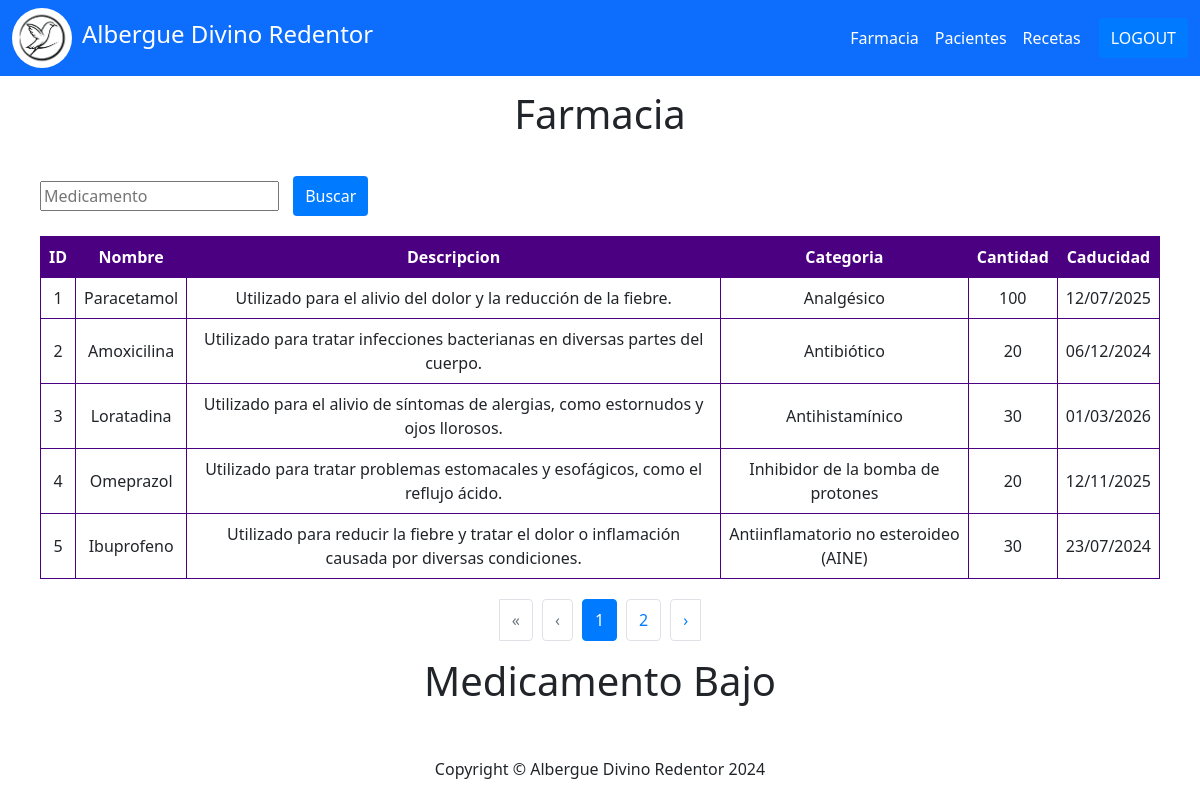
Page /farmacia/ (signed in) on the earlier database version.
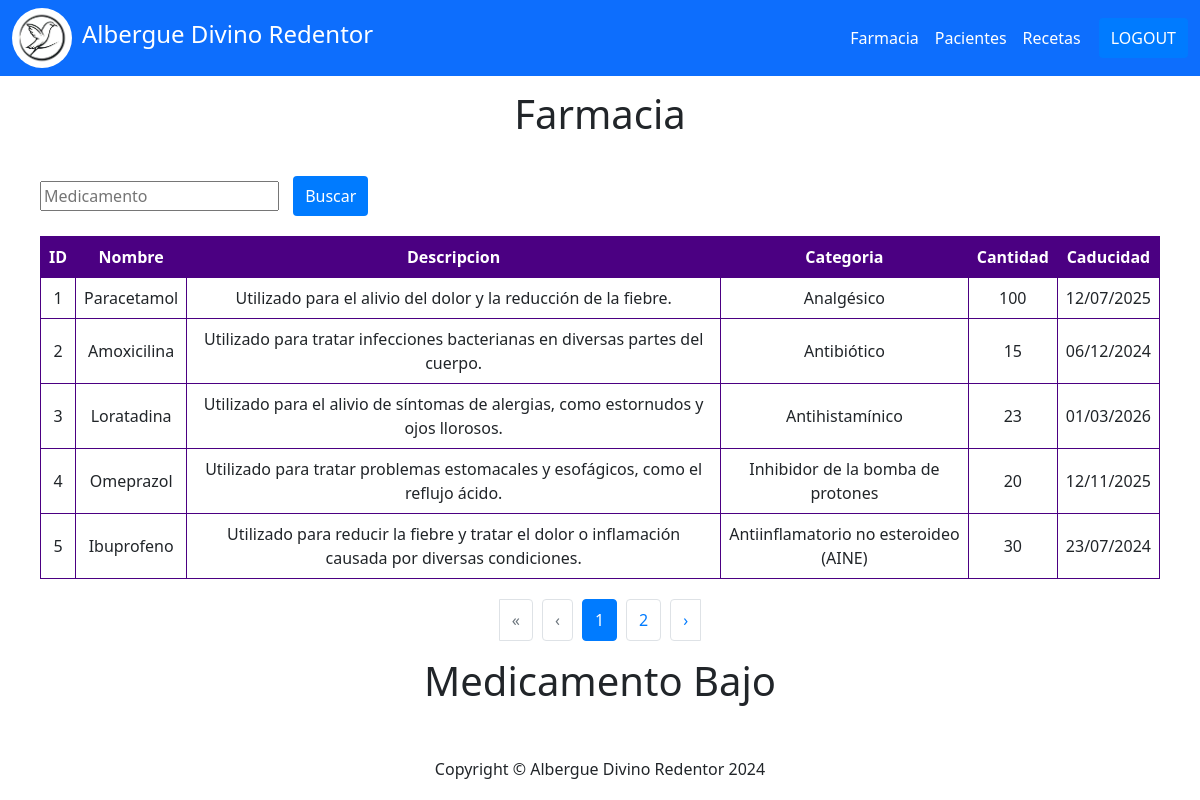
Same page on the later database version.
### farmacia/models.py (models this page shows, shortened)
class Medicamentos(models.Model):
    id = models.AutoField(primary_key = True)
    nombreMed = models.TextField(verbose_name = "Nombre de medicamento", null = True)
    categoria = models.TextField(verbose_name = "Categoría", null = True)
    cantidad = models.IntegerField(verbose_name = "Cantidad", null = True)
    fechaVen = models.DateField(verbose_name = "Fecha de vencimiento", null = True)
    descripcion = models.TextField(verbose_name = "Descripción del medicamento", null = True)
    fotoMed = models.FileField(upload_to = "fotosMedicamentos", blank = True, null = True, verbose_name = "Foto del medicamento")
    created = models.DateTimeField(auto_now_add=True)
    updated = models.DateTimeField(auto_now_add=True)
    class Meta:
        verbose_name = "Medicamento"
        verbose_name_plural = "Medicamentos"
        ordering = ["id"]

### farmacia/views.py (the view)
# urls.py: path('farmacia/', farmacia_views.allMedicamentos, name="Medicamentos"),
@login_required
def allMedicamentos(request):
    isAdmin = utils.checkRol(request)
    query = request.GET.get('busqueda','')
    medicamentos = Medicamentos.objects.all().only("id", "nombreMed", "descripcion", "categoria", "cantidad", "fechaVen")
    lowMeds = Medicamentos.objects.filter(cantidad__lte=10)
    consulta = {
        "lowMeds": lowMeds
    }
    if query:
        medicamentos = medicamentos.filter(
            Q(nombreMed__icontains=query )
        )
    paginacion = utils.paginar(medicamentos, request, items_per_page=5)
    return render(request, "farmacia/viewFarmacia.html", {'consulta':consulta, 'query':query, 'medicamentos':paginacion, 'isAdmin':isAdmin})

### utils/utils.py (called while the page is built)
def paginar(queryset, request, items_per_page=8):
    paginacion = Paginator(queryset, items_per_page)
    pagina = request.GET.get('page')
    try:
        objetos_paginados = paginacion.page(pagina)
    except PageNotAnInteger:
        objetos_paginados = paginacion.page(1)
    except EmptyPage:
        objetos_paginados = paginacion.page(paginacion.num_pages)
    return objetos_paginados

def checkRol(request):
    user = request.user
    if user.groups.filter(name='Admin').exists():
        return True
    else:
        return False

### farmacia/templates/farmacia/viewFarmacia.html (shortened to what this page needs)
{% extends "home/base.html" %}
{% block contenido %}
<div class="text-center" style= "padding:10px">
    <h1>Farmacia</h1>
</div>
<div class="container-table">
    <div class="container-button">
        <div class="box">
            <form method="GET" action="{% url 'Medicamentos' %}">
                <input type="search" name="busqueda" value="{{query}}" placeholder="Medicamento">
                <button  type="submit" class="button-search">Buscar</button>
            </form>
        </div>
    </div>
<div class= "container-table">
    <table class="table table-bordered border-purple text-center align-middle">
        <thead class= "table-purple">
            <tr class="text-white">
                <th>ID</th>
                <th>Nombre</th>
                <th>Descripcion</th>
                <th>Categoria</th>
                <th>Cantidad</th>
                <th>Caducidad</th>
            </tr>
        </thead>
        <tboody>
            {% for medicamento in medicamentos  %}
            <tr>
                <td>{{medicamento.id}}</td>
                <td>{{medicamento.nombreMed}}</td>
                <td>{{medicamento.descripcion}}</td>
                <td>{{medicamento.categoria}}</td>
                <td>{{medicamento.cantidad}}</td>
                <td>{{medicamento.fechaVen|date:"d/m/Y"}}</td>
            </tr>
            {% endfor %}
        </tboody>
    </table>
</div>
<div class="pagination-container">
    <ul class="pagination-list">
        {% if medicamentos.has_previous %}
            <li class="page-item">
                <a class="page-link" href="?page=1{% if query %}&q={{ query }}{% endif %}">&laquo;</a>
            </li>
            <li class="page-item">
                <a class="page-link" href="?page={{ medicamentos.previous_page_number }}{% if query %}&q={{ query }}{% endif %}">&lsaquo;</a>
            </li>
        {% else %}
            <li class="page-item disabled">
                <span class="page-link">&laquo;</span>
            </li>
            <li class="page-item disabled">
                <span class="page-link">&lsaquo;</span>
            </li>
        {% endif %}
        {% for num in medicamentos.paginator.page_range %}
            {% if medicamentos.number == num %}
                <li class="page-item active">
                    <span class="page-link">{{ num }}</span>
                </li>
            {% elif num > medicamentos.number|add:-3 and num < medicamentos.number|add:3 %}
                <li class="page-item">
                    <a class="page-link" href="?page={{ num }}{% if query %}&q={{ query }}{% endif %}">{{ num }}</a>
                </li>
            {% endif %}
        {% endfor %}
        {% if medicamentos.has_next %}
            <li class="page-item">
                <a class="page-link" href="?page={{ medicamentos.next_page_number }}{% if query %}&q={{ query }}{% endif %}">&rsaquo;</a>
            </li>
        {% endif %}
    </ul>
</div>
<div class="text-center">
    <h1>Medicamento Bajo</h1>
</div>
{% endblock  %}

Differences in the rows shown:
changed Medicamentos "Amoxicilina": cantidad "20" → "15"
changed Medicamentos "Loratadina": cantidad "30" → "23"
